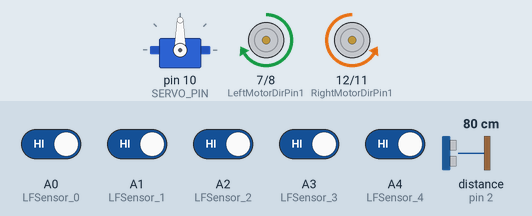
Recording of a sketch running on a simulated Arduino Uno, built with avr-gcc and run on an emulated ATmega328P. Shown: servo, motor-driver pin pairs drawn as motors (green arrow = first pin HIGH = forward, orange = second pin HIGH = backward, longer = more drive, scaled by the enable pin). Wiring (inferred from the names in the program): ultrasonic range finder: trigger pin 3; echo pin 2. The test bench sets the inputs (shaded band); at power-on: A0 (LFSensor_0), A1 (LFSensor_1), A2 (LFSensor_2), A3 (LFSensor_3), A4 (LFSensor_4) HIGH, distance to the obstacle (sensor on pin 2) 80 cm. The echo pulse lasts 58.3 µs per cm.

Above: at 1.2 s.
1.3 s: A0 (LFSensor_0) driven LOW
At 2.5 s:
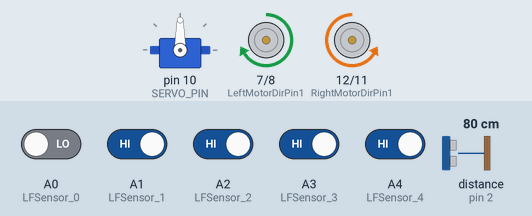
3.0 s: distance to the obstacle (sensor on pin 2) set to 15 cm
4.5 s: distance to the obstacle (sensor on pin 2) set to 11 cm
7.5 s: A2 (LFSensor_2) driven LOW
10.5 s: distance to the obstacle (sensor on pin 2) set to 18 cm
At 11.7 s:
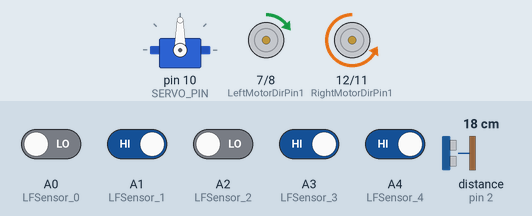
12.1 s: A2 (LFSensor_2) driven HIGH
Timing chart, 0 to 12.8 s (numbered marks = the images above; inputs shaded):
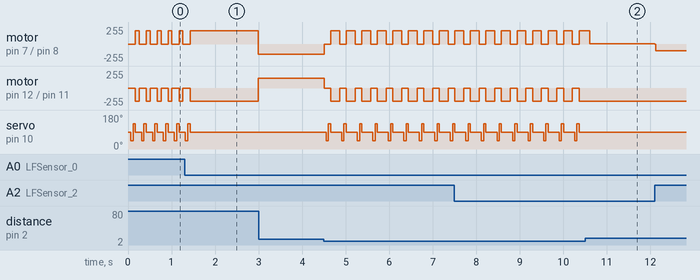

The sketch:

BugAlgorithmGeorge.ino
```cpp
//Version by George A A Sorial
// 8/12/2025

//Define L298N Dual H-Bridge Motor Controller Pins
#include <Servo.h>
#define LFSensor_0 A0
#define LFSensor_1 A1
#define LFSensor_2 A2
#define LFSensor_3 A3
#define LFSensor_4 A4
Servo head;
const int SERVO_PIN = 10;
const int Trig = 3;
const int Echo = 2;
const int distancelimit = 12; // 12cm obstacle detection
#define FAST_SPEED 150
#define MID_SPEED 140
#define SLOW_SPEED  130     //back speed
#define speedPinR 9    //  RIGHT PWM pin connect MODEL-X ENA
#define RightMotorDirPin1  12    //Right Motor direction pin 1 to MODEL-X IN1
#define RightMotorDirPin2  11    //Right Motor direction pin 2 to MODEL-X IN2
#define speedPinL 6    // Left PWM pin connect MODEL-X ENB
#define LeftMotorDirPin1  7    //Left Motor direction pin 1 to MODEL-X IN3
#define LeftMotorDirPin2  8   //Left Motor direction pin 1 to MODEL-X IN4


enum Mode { LINE_FOLLOW, WALL_FOLLOW }; //to allow the robot to switch from modes
Mode mode = LINE_FOLLOW;

/*motor control*/
void go_Advance(void)  //Forward
{
  digitalWrite(RightMotorDirPin1, HIGH);
  digitalWrite(RightMotorDirPin2,LOW);
  digitalWrite(LeftMotorDirPin1,HIGH);
  digitalWrite(LeftMotorDirPin2,LOW);
  analogWrite(speedPinL,200);
  analogWrite(speedPinR,200);
}
void go_Left(int t=0)  //Turn left
{
  digitalWrite(RightMotorDirPin1, HIGH);
  digitalWrite(RightMotorDirPin2,LOW);
  digitalWrite(LeftMotorDirPin1,LOW);
  digitalWrite(LeftMotorDirPin2,HIGH);
  analogWrite(speedPinL,200);
  analogWrite(speedPinR,200);
  delay(t);
}
void go_Right(int t=0)  //Turn right
{
  digitalWrite(RightMotorDirPin1, LOW);
  digitalWrite(RightMotorDirPin2,HIGH);
  digitalWrite(LeftMotorDirPin1,HIGH);
  digitalWrite(LeftMotorDirPin2,LOW);
  analogWrite(speedPinL,200);
  analogWrite(speedPinR,200);
  delay(t);
}
void go_Back(int t=0)  //Reverse
{
  digitalWrite(RightMotorDirPin1, LOW);
  digitalWrite(RightMotorDirPin2,HIGH);
  digitalWrite(LeftMotorDirPin1,LOW);
  digitalWrite(LeftMotorDirPin2,HIGH);
  analogWrite(speedPinL,200);
  analogWrite(speedPinR,200);
  delay(t);
}
void stop_Stop()    //Stop
{
  digitalWrite(RightMotorDirPin1, LOW);
  digitalWrite(RightMotorDirPin2,LOW);
  digitalWrite(LeftMotorDirPin1,LOW);
  digitalWrite(LeftMotorDirPin2,LOW);
}

void set_Motorspeed(int speed_L,int speed_R)
{
  analogWrite(speedPinL,speed_L);
  analogWrite(speedPinR,speed_R);
}


void setup()
{
  pinMode(RightMotorDirPin1, OUTPUT);
  pinMode(RightMotorDirPin2, OUTPUT);
  pinMode(speedPinL, OUTPUT);

  pinMode(LeftMotorDirPin1, OUTPUT);
  pinMode(LeftMotorDirPin2, OUTPUT);
  pinMode(speedPinR, OUTPUT);
  stop_Stop();//stop move

  Serial.begin(9600);   // initialize serial for debugging

  pinMode(Trig, OUTPUT);
  pinMode(Echo, INPUT);
  head.attach(SERVO_PIN);
  head.write(90);

}

int watch(){
  // Ultrasonic distance measurement using HC-SR04.
  // The sensor emits a 40 kHz pulse (Trig HIGH), and pulseIn() measures
  // the time for the echo to return. Distance is computed using the
  // time-of-flight equation: d = (t * speed_of_sound) / 2.
  // The constant 0.01657 converts microseconds to centimetres:
  // 343 m/s = 0.0343 cm/µs, and divide by 2 for the round trip.
  // This provides real-time closed-loop distance sensing for obstacle detection.
  long echo_distance;
  digitalWrite(Trig,LOW);
  delayMicroseconds(5);
  digitalWrite(Trig,HIGH);
  delayMicroseconds(15);
  digitalWrite(Trig,LOW);
  echo_distance=pulseIn(Echo,HIGH);
  echo_distance=echo_distance*0.01657; //how far away is the object in cm
  //Serial.println((int)echo_distance);
  return round(echo_distance);
}

char sensor[5];

// Reads five IR reflectance sensors and converts them into a 5-bit pattern.
// A '1' indicates black (line), and '0' indicates white (background).
// The bit pattern encodes the lateral position of the line relative to the robot.
// This provides closed-loop feedback for correcting steering in line-following mode.
String read_sensor_values()
{   int sensorvalue=32;
  sensor[0]= !digitalRead(LFSensor_0);

  sensor[1]=!digitalRead(LFSensor_1);

  sensor[2]=!digitalRead(LFSensor_2);

  sensor[3]=!digitalRead(LFSensor_3);

  sensor[4]=!digitalRead(LFSensor_4);
  sensorvalue +=sensor[0]*16+sensor[1]*8+sensor[2]*4+sensor[3]*2+sensor[4];

  String sen_str= String(sensorvalue,BIN);
  sen_str=sen_str.substring(1,6);


  return sen_str;
}

// Flags used for Bug-style navigation logic.
// wallHit = robot first encounters an obstacle ("hit point").
// goalHit = robot has reached the goal line ("goal condition").
// These markers allow the robot to distinguish between moving along
// the main path and following obstacle boundaries.

bool goalHit = false;
bool wallHit = false;

// Wall-following behaviour (right-hand rule):
// The robot attempts to maintain a target distance from the right wall.
// Control decisions are based on feedback from ultrasonic measurements,
// making this behaviour fully closed-loop. If the robot drifts too close,
// it steers left; if too far, it steers right. When the front is blocked,
// the robot performs a right rotation to continue following the boundary.
// This behaviour approximates the boundary-following stage of Bug 2.

void wallFollow() {
  stop_Stop();

  // The servo-mounted ultrasonic sensor performs directional scanning.
  // 45°, 90°, and 135° correspond to right, forward, and left orientations.
  // This allows the robot to estimate obstacle positions on multiple sides,
  // which is essential for determining how to follow a wall or avoid obstacles.
  // By reading distance at multiple angles, the robot forms a simple
  // situational awareness model without requiring a full 360° lidar.

  // Scan front
  head.write(90); // center
  delay(50);
  long frontDist = watch();

  // Scan left (45°)
  head.write(45);
  delay(50);
  long leftDist = watch();

  // Scan right (135°)
  head.write(135);
  delay(50);
  long rightDist = watch();

  // Return servo to center
  head.write(90);


  // --- Closed-loop logic ---

  int targetDist = 12;   // ideal distance from wall (cm)
  int tolerance  = 3;    // +- cm allowed


  // Right turns here use fixed timing (e.g., go_Right(200)),
  // which is open-loop. The rotation angle depends on battery voltage,
  // motor torque, and friction. As batteries discharge, turn angles become
  // smaller, reducing reliability. This is a known limitation of open-loop
  // timing control, since no sensor is used to measure heading directly.

  // FRONT BLOCKED → turn right (clockwise)
  if (frontDist < targetDist + tolerance) {
    stop_Stop();
    go_Right(200);
    wallHit = true;
    return;
  }

  // Too far from right wall → rotate right to hug the wall
  if (rightDist > targetDist + tolerance) {
    go_Right(80);
    return;
  }

  //  Too close to right wall → rotate left
  if (rightDist < targetDist - tolerance) {
    go_Left(80);
    return;
  }

  //  Path clear + distance good → drive forward
  go_Advance();
  set_Motorspeed(150,150);
}

// High-level navigation controller.
// This function selects either line-following or wall-following based on
// sensor conditions. It fuses ultrasonic distance measurements with
// IR line-sensor data to decide behaviour. This implements a reactive
// hybrid navigation system combining closed-loop feedback (sensors)
// with mode-based decision making (state machine).


void auto_tracking(){
  String Sensor_val= read_sensor_values();
  bool onLine = (Sensor_val != "00000" && Sensor_val != "11111");
  bool goalLine = (Sensor_val == "11111");
  int frontDist = watch();

  // The navigation system switches between LINE_FOLLOW and WALL_FOLLOW modes.
  // This implements a simplified Bug-2 style behaviour:
  //  - LINE_FOLLOW acts as movement along the "m-line" (desired path).
  //  - WALL_FOLLOW activates when an obstacle is detected.
  // The robot records a "hit point" when switching to WALL_FOLLOW,
  // and a "leave point" when the line is detected again.
  // This ensures the robot resumes goal-directed motion after bypassing
  // an obstacle, consistent with Bug 2’s theoretical behaviour,
  // assuming the line corresponds to the true m-line.

  if(mode == LINE_FOLLOW){
    if (frontDist < distancelimit || Sensor_val == "00000"){// "00000" means all sensors see white, so the robot has lost the line.
      mode = WALL_FOLLOW; // record "hit point"
      wallHit = true;
    }
  }


  else if (mode == WALL_FOLLOW) {
    // If line appears again, switch back to line mode
    if (onLine && wallHit) {
      mode = LINE_FOLLOW; // "leave point" reached
      wallHit = false;
    }
  }
  if (mode == WALL_FOLLOW) {
    wallFollow();
    return;   // skip line logic
  }

  // ================================
  // LINE FOLLOWING MODE
  // ================================

  // Different bit patterns correspond to the line being detected on the left,
  // right, centre, or at multiple sensors. The robot adjusts motor speeds
  // to steer proportionally in the direction needed to recenter on the line.
  // This implements a simple feedback controller using discrete inputs,
  // producing reactive closed-loop steering behaviour.

  if (Sensor_val=="10000" )
  {
    //The black line is in the left of the car, need  left turn
    go_Left();  //Turn left
    set_Motorspeed(FAST_SPEED,FAST_SPEED);
  }
  if (Sensor_val=="10100"  || Sensor_val=="01000" || Sensor_val=="01100" || Sensor_val=="11100"  || Sensor_val=="10010" || Sensor_val=="11010")
  {
    go_Advance();  //Turn slight left
    set_Motorspeed(0,FAST_SPEED);
  }
  if (Sensor_val=="00001"  ){ //The black line is  on the right of the car, need  right turn
    go_Right();  //Turn right
    set_Motorspeed(FAST_SPEED,FAST_SPEED);
  }
  if (Sensor_val=="00011" || Sensor_val=="00010"  || Sensor_val=="00101" || Sensor_val=="00110" || Sensor_val=="00111" || Sensor_val=="01101" || Sensor_val=="01111"   || Sensor_val=="01011"  || Sensor_val=="01001")
  {
    go_Advance();  //Turn slight right
    set_Motorspeed( FAST_SPEED,0);
  }

  if (Sensor_val=="11111"){
    stop_Stop();   //The car front touch stop line, need stop
    set_Motorspeed(0,0);
    mode = LINE_FOLLOW;
    goalHit = true;
  }
}


  void loop()
  {
    auto_tracking();
  } //end of loop
```

Measured:
- after the input at 1.3 s, servo on pin 10 (SERVO_PIN): goes on until 1.4 s, then stays 90°
- after the input at 10.5 s, motor on pin 12 (RightMotorDirPin1) / pin 11 (RightMotorDirPin2): stops changing and stays backward 200/255; servo on pin 10 (SERVO_PIN): stops changing and stays 90°
- by itself, motor on pin 7 (LeftMotorDirPin1) / pin 8 (LeftMotorDirPin2): alternates forward 200/255 for 0.20 s and stopped for 0.15 s
- by itself, motor on pin 12 (RightMotorDirPin1) / pin 11 (RightMotorDirPin2): alternates backward 200/255 for 0.20 s and stopped for 0.15 s
- by itself, servo on pin 10 (SERVO_PIN): repeats every 0.25 s: 135° 0.06 s, 90° 0.14 s, 45° 0.06 s
